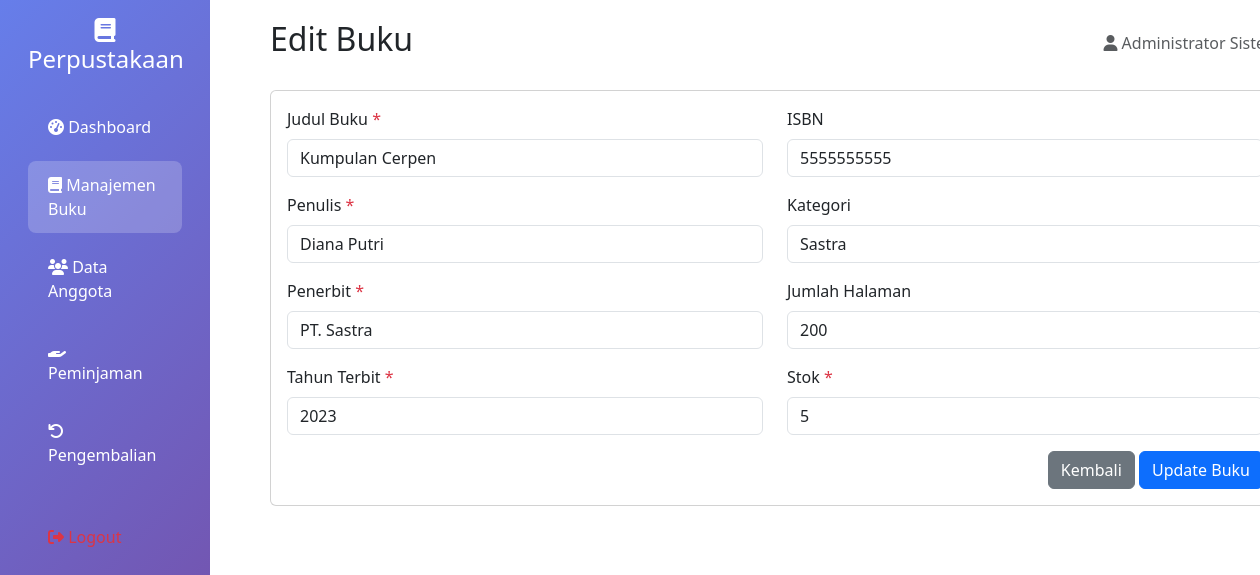
The app's page /buku/edit.php?id=5 (signed in) with its own data.
### tables this page shows
CREATE TABLE `buku` (
  `id` int(11) NOT NULL,
  `judul` varchar(255) NOT NULL,
  `penulis` varchar(100) NOT NULL,
  `penerbit` varchar(100) NOT NULL,
  `tahun_terbit` year(4) NOT NULL,
  `isbn` varchar(20) DEFAULT NULL,
  `kategori` varchar(50) DEFAULT 'Umum',
  `jumlah_halaman` int(11) DEFAULT 0,
  `stok` int(11) DEFAULT 1,
  `created_at` timestamp NOT NULL DEFAULT current_timestamp()
);

### buku/edit.php (the view, shortened to what this page needs)
<?php
$database = new Database();
$db = $database->getConnection();
$id = $_GET['id'];
$query = "SELECT * FROM buku WHERE id = ?";
$stmt = $db->prepare($query);
$stmt->execute([$id]);
$book = $stmt->fetch(PDO::FETCH_ASSOC);
?>
<!DOCTYPE html>
<html lang="id">
<head>
    <link href="https://cdn.jsdelivr.net/npm/bootstrap@5.3.0/dist/css/bootstrap.min.css" rel="stylesheet">
    <link rel="stylesheet" href="https://cdnjs.cloudflare.com/ajax/libs/font-awesome/6.4.0/css/all.min.css">
</head>
<body>
    <div class="container-fluid">
        <div class="row">
            <?php include '../sidebar.php'; ?>
            <div class="col-md-10 main-content">
                <div class="d-flex justify-content-between align-items-center mb-4">
                    <h2>Edit Buku</h2>
                    <div class="text-muted">
                        <i class="fas fa-user"></i> <?php echo $_SESSION['admin_nama']; ?>
                    </div>
                </div>
                <div class="card">
                    <div class="card-body">
                        <form method="POST">
                            <div class="row">
                                <div class="col-md-6">
                                    <div class="mb-3">
                                        <label for="judul" class="form-label">Judul Buku <span class="text-danger">*</span></label>
                                        <input type="text" class="form-control" id="judul" name="judul" value="<?php echo htmlspecialchars($book['judul']); ?>" required>
                                    </div>
                                    <div class="mb-3">
                                        <label for="penulis" class="form-label">Penulis <span class="text-danger">*</span></label>
                                        <input type="text" class="form-control" id="penulis" name="penulis" value="<?php echo htmlspecialchars($book['penulis']); ?>" required>
                                    </div>
                                    <div class="mb-3">
                                        <label for="penerbit" class="form-label">Penerbit <span class="text-danger">*</span></label>
                                        <input type="text" class="form-control" id="penerbit" name="penerbit" value="<?php echo htmlspecialchars($book['penerbit']); ?>" required>
                                    </div>
                                    <div class="mb-3">
                                        <label for="tahun_terbit" class="form-label">Tahun Terbit <span class="text-danger">*</span></label>
                                        <input type="number" class="form-control" id="tahun_terbit" name="tahun_terbit" value="<?php echo $book['tahun_terbit']; ?>" min="1900" max="<?php echo date('Y'); ?>" required>
                                    </div>
                                </div>
                                <div class="col-md-6">
                                    <div class="mb-3">
                                        <label for="isbn" class="form-label">ISBN</label>
                                        <input type="text" class="form-control" id="isbn" name="isbn" value="<?php echo htmlspecialchars($book['isbn']); ?>">
                                    </div>
                                    <div class="mb-3">
                                        <label for="kategori" class="form-label">Kategori</label>
                                        <input type="text" class="form-control" id="kategori" name="kategori" value="<?php echo htmlspecialchars($book['kategori']); ?>">
                                    </div>
                                    <div class="mb-3">
                                        <label for="jumlah_halaman" class="form-label">Jumlah Halaman</label>
                                        <input type="number" class="form-control" id="jumlah_halaman" name="jumlah_halaman" value="<?php echo $book['jumlah_halaman']; ?>" min="1">
                                    </div>
                                    <div class="mb-3">
                                        <label for="stok" class="form-label">Stok <span class="text-danger">*</span></label>
                                        <input type="number" class="form-control" id="stok" name="stok" value="<?php echo $book['stok']; ?>" min="0" required>
                                    </div>
                                </div>
                            </div>
                            <div class="text-end">
                                <a href="index.php" class="btn btn-secondary">Kembali</a>
                                <button type="submit" class="btn btn-primary">Update Buku</button>
                            </div>
                        </form>
                    </div>
                </div>
            </div>
        </div>
    </div>
</body>
</html>

### buku/edit.php (style rules this page uses)
.main-content { margin-left: 250px; padding: 20px; }

### records on screen
buku: judul "Kumpulan Cerpen", penulis "Diana Putri", penerbit "PT. Sastra", tahun_terbit "2023", isbn "5555555555", kategori "Sastra", jumlah_halaman "200", stok "5"

### other values on screen
$_SESSION['admin_nama'] "Administrator…"
